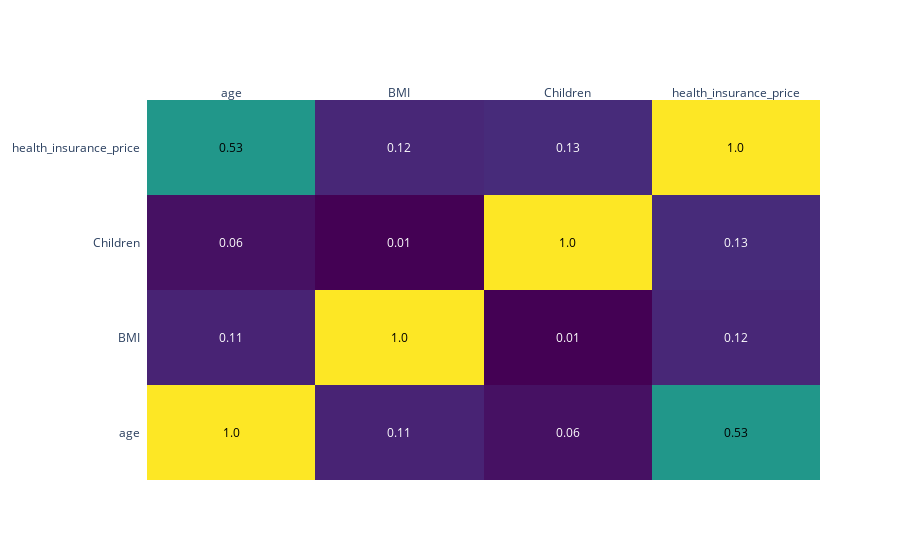

Here is the notebook cell this chart was saved with:
### Code cell
import plotly.figure_factory as ff
health_insurance_corr = health_insurance.corr(method='spearman') # Generate correlation matrix for spearman correlation

x = list(health_insurance_corr.columns)
y = list(health_insurance_corr.index)
z = np.array(health_insurance_corr)

fig = ff.create_annotated_heatmap(
    z,
    x = x,
    y = y ,
    annotation_text = np.around(z, decimals=2),
    hoverinfo='z',
    colorscale='Viridis'
    )
fig.show()

### Figure 1 — Plotly figure (JSON) as saved in the notebook; plotly's stock layout.template omitted (floating-point values rounded to 4 significant figures)
{"data": [{"colorscale": [[0, "#440154"], [0.1111, "#482878"], [0.2222, "#3e4989"], [0.3333, "#31688e"], [0.4444, "#26828e"], [0.5556, "#1f9e89"], [0.6667, "#35b779"], [0.7778, "#6ece58"], [0.8889, "#b5de2b"], [1, "#fde725"]], "hoverinfo": "z", "reversescale": false, "showscale": false, "type": "heatmap", "x": ["age", "BMI", "Children", "health_insurance_price"], "y": ["age", "BMI", "Children", "health_insurance_price"], "z": [[1, 0.1082, 0.05646, 0.5339], [0.1082, 1, 0.01188, 0.1193], [0.05646, 0.01188, 1, 0.1326], [0.5339, 0.1193, 0.1326, 1]]}], "layout": {"annotations": [{"font": {"color": "#000000"}, "showarrow": false, "text": "1.0", "x": "age", "xref": "x", "y": "age", "yref": "y"}, {"font": {"color": "#FFFFFF"}, "showarrow": false, "text": "0.11", "x": "BMI", "xref": "x", "y": "age", "yref": "y"}, {"font": {"color": "#FFFFFF"}, "showarrow": false, "text": "0.06", "x": "Children", "xref": "x", "y": "age", "yref": "y"}, {"font": {"color": "#000000"}, "showarrow": false, "text": "0.53", "x": "health_insurance_price", "xref": "x", "y": "age", "yref": "y"}, {"font": {"color": "#FFFFFF"}, "showarrow": false, "text": "0.11", "x": "age", "xref": "x", "y": "BMI", "yref": "y"}, {"font": {"color": "#000000"}, "showarrow": false, "text": "1.0", "x": "BMI", "xref": "x", "y": "BMI", "yref": "y"}, {"font": {"color": "#FFFFFF"}, "showarrow": false, "text": "0.01", "x": "Children", "xref": "x", "y": "BMI", "yref": "y"}, {"font": {"color": "#FFFFFF"}, "showarrow": false, "text": "0.12", "x": "health_insurance_price", "xref": "x", "y": "BMI", "yref": "y"}, {"font": {"color": "#FFFFFF"}, "showarrow": false, "text": "0.06", "x": "age", "xref": "x", "y": "Children", "yref": "y"}, {"font": {"color": "#FFFFFF"}, "showarrow": false, "text": "0.01", "x": "BMI", "xref": "x", "y": "Children", "yref": "y"}, {"font": {"color": "#000000"}, "showarrow": false, "text": "1.0", "x": "Children", "xref": "x", "y": "Children", "yref": "y"}, {"font": {"color": "#FFFFFF"}, "showarrow": false, "text": "0.13", "x": "health_insurance_price", "xref": "x", "y": "Children", "yref": "y"}, {"font": {"color": "#000000"}, "showarrow": false, "text": "0.53", "x": "age", "xref": "x", "y": "health_insurance_price", "yref": "y"}, {"font": {"color": "#FFFFFF"}, "showarrow": false, "text": "0.12", "x": "BMI", "xref": "x", "y": "health_insurance_price", "yref": "y"}, {"font": {"color": "#FFFFFF"}, "showarrow": false, "text": "0.13", "x": "Children", "xref": "x", "y": "health_insurance_price", "yref": "y"}, {"font": {"color": "#000000"}, "showarrow": false, "text": "1.0", "x": "health_insurance_price", "xref": "x", "y": "health_insurance_price", "yref": "y"}], "xaxis": {"dtick": 1, "gridcolor": "rgb(0, 0, 0)", "side": "top", "ticks": ""}, "yaxis": {"dtick": 1, "ticks": "", "ticksuffix": "  "}}}
